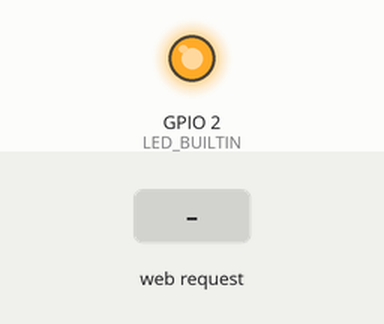
This sketch was run on a simulated ESP8266 (NodeMCU). On the bench: output pins drawn as LEDs (lit = HIGH, except the on-board LED, lit = LOW). Dashed ring = blinking. Inputs (shaded band) come from the test bench. WiFi joins after 1.5 s; servers stay silent unless stated; what the sketch prints to the serial monitor is not drawn.

Above: at 2.7 s.
2.8 s: HTTP request GET /blink received
At 3.8 s:
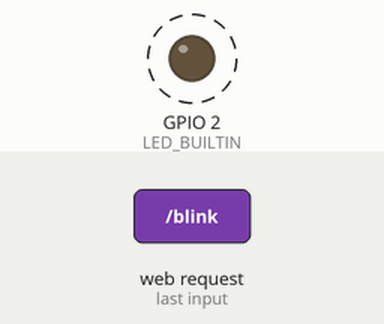
Timing chart, 0 to 11.8 s (numbered marks = the images above; inputs shaded):
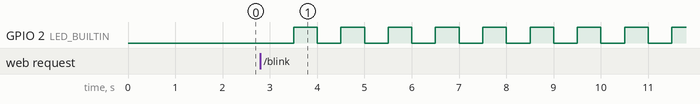

The sketch:

Prova_server_STA_slider.ino
```cpp
/*
 *  This sketch demonstrates how to set up a simple HTTP-like server.
 *  The server will set a GPIO pin depending on the request
 *    http://server_ip/gpio/0 will set the GPIO2 low,
 *    http://server_ip/gpio/1 will set the GPIO2 high
 *  server_ip is the IP address of the ESP8266 module, will be
 *  printed to Serial when the module is connected.
 */

#include <ESP8266WiFi.h>
#include <ESP8266WebServer.h>
#include <WiFiClient.h>

const char* ssid = "Remote-camera";
const char* password = "your-password";
const char *camera = "192.168.4.1";

String command;

IPAddress IP(192,168,4,2);
IPAddress GTW(192,168,4,1);
IPAddress mask(255,255,255,0);
IPAddress DNS(192,168,4,1);

ESP8266WebServer server(80);

void Home()
{
  server.send(200, "text/html", "<html><body><h1>MyESPAP Home Page</h1>\r\n<a href=\"/frate\">Fast Rate</a><br>\r\n<a href=\"/srate\">Slow Rate</a><br><h2 href=\"/Msg\">num from client = </h2><br>\r\n</body></html>");
}

void Blink()
{
  Serial.print("connecting to ");
  Serial.println(camera);
  WiFiClient client;
  const int httpPort = 80;
  while (!client.connect(camera, httpPort))
  {
    delay(200);
    Serial.print(".");
  }
  String url = "/OK";
  client.print(String("GET ") + url + " HTTP/1.1\r\n" + "Host: " + camera + "\r\n" + "Connection: close\r\n\r\n");
  Serial.println();
  Serial.print("Risposta: ");
  Serial.println(url);
  client.stop();

  while(1)
  {
    server.handleClient();
    yield();
    digitalWrite(LED_BUILTIN, LOW);   // Turn the LED on (Note that LOW is the voltage level
                                      // but actually the LED is on; this is because
                                      // it is active low on the ESP-01)
    delay(500);                      // Wait for a second
    digitalWrite(LED_BUILTIN, HIGH);  // Turn the LED off by making the voltage HIGH
    delay(500);                      // Wait for two seconds (to demonstrate the active low LED)
  }
}

void setup()
{
  Serial.begin(115200);

  pinMode(LED_BUILTIN, OUTPUT);

  // Connect to WiFi network
  Serial.println();
  Serial.println();
  Serial.print("Connecting to ");
  Serial.println(ssid);

  WiFi.mode(WIFI_STA);
  WiFi.config(IP, DNS, GTW, mask);
  WiFi.begin(ssid);

  while (WiFi.status() != WL_CONNECTED)
  {
    delay(500);
    Serial.print(".");
  }
  Serial.println("");
  Serial.println("WiFi connected");

  // Start the server
  server.on("/", Home);
  server.on("/blink", Blink);
  server.begin();
  server.onNotFound([]()
  {
    //command=" ini data dari klien : ";
    command = server.uri();
    server.send(200,"text/plain",command);
  });

  Serial.println("Server started");

  // Print the IP address
  Serial.print("STA IP address: ");
  Serial.println(WiFi.localIP());
}

void loop()
{
  server.handleClient();
  // Check if a client has connected
  /*WiFiClient client = server.available();
  if (!client) {
    return;
  }

  // Wait until the client sends some data
  Serial.println("new client");
  while(!client.available()){
    delay(1);
  }

  // Read the first line of the request
  String req = client.readStringUntil('\r');
  Serial.println(req);
  client.flush();

  // Match the request
  int val;
  if (req.indexOf("/gpio/0") != -1)
    val = 0;
  else if (req.indexOf("/gpio/1") != -1)
    val = 1;
  else {
    Serial.println("invalid request");
    client.stop();
    return;
  }

  // Set GPIO2 according to the request
  digitalWrite(2, val);

  client.flush();

  // Prepare the response
  String s = "HTTP/1.1 200 OK\r\nContent-Type: text/html\r\n\r\n<!DOCTYPE HTML>\r\n<html>\r\nGPIO is now ";
  s += (val)?"high":"low";
  s += "</html>\n";

  // Send the response to the client
  client.print(s);
  delay(1);
  Serial.println("Client disonnected");

  // The client will actually be disconnected
  // when the function returns and 'client' object is detroyed*/
}
```

Measured:
- after the input at 2.8 s, GPIO 2 (LED_BUILTIN): alternates HIGH for 0.50 s and LOW for 0.50 s, starting after 0.70 s
